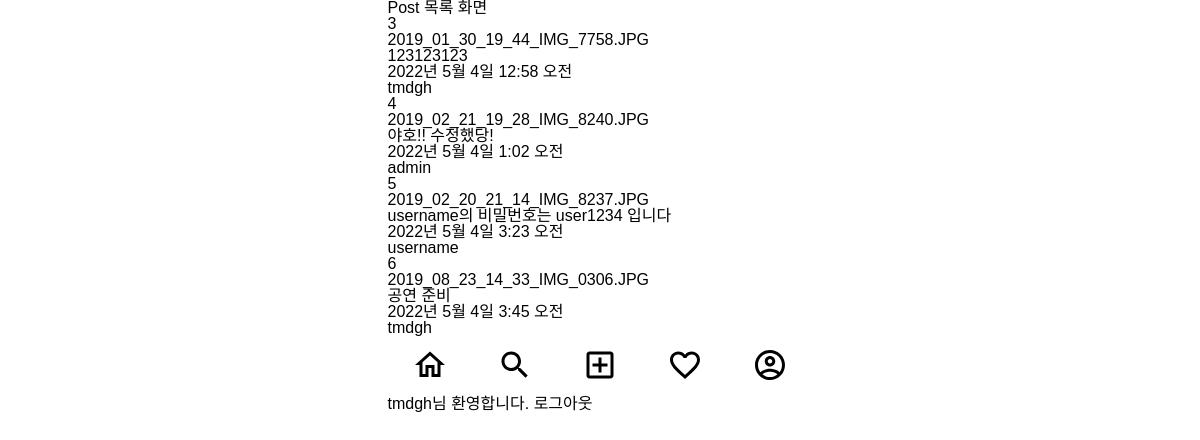
Page /posts/ (signed in) on the committed database.
### posts/models.py (models this page shows)
class Post(models.Model) :
    image = models.ImageField(verbose_name='이미지', null=True, blank=True)
    content = models.TextField(verbose_name= '내용')
    created_at = models.DateTimeField(verbose_name= '작성일', auto_now_add=True)
    view_count = models.IntegerField(verbose_name= '조회수', default=0)
    writer = models.ForeignKey(to=User, on_delete=models.CASCADE, null=True, blank=True)

### users/models.py (models this page shows)
class User(AbstractUser):
    phone = models.CharField(verbose_name='전화번호',max_length=11)
    object = UserManager() #유저와 유저매니저를 연결시켜준다, 클래스만 만들어놓으면 전혀 다른애가 되기 때문이다.

### posts/views.py (the view)
# urls.py: path('',post_list_view, name='post-list'),
def post_list_view(request) :
    post_list = Post.objects.all() #Post 전체 데이터 조회
    context = {
        'post_list': post_list,
    }
    return render(request, 'posts/post_list.html',context)

### templates/posts/post_list.html (shortened to what this page needs)
{% extends 'base.html' %}
{% block content %}
<h1>Post 목록 화면</h1>
{% for post in post_list %}
    <div>
        {{post.id}}<br/>
        {{post.image}}<br/>
        {{post.content}}<br/>
        {{post.created_at}}<br/>
        {{post.writer}}<br/>
    </div>
{% endfor %}
{% endblock %}

### templates/base.html (shortened to what this page needs)
{% load static %}
<!DOCTYPE html>
<html lang="ko">
<head>
    <link rel="stylesheet" href="{% static 'css/reset.css' %}">
    <link rel="stylesheet" href="{% static 'css/index.css' %}">
</head>
<body class="container">
    <div>
        {% block content %}
        {% endblock %}
    </div>
    <div>
        <nav>
            <ul class="bottom-menu-group">
                <li>
                    <a href="{% url 'index' %}">
                        <img src="{% static 'icons/home_outlined_black_36dp.svg' %}" alt="홈">
                    </a>
                </li>
                <li>
                    <img src="{% static 'icons/search_outlined_black_36dp.svg' %}" alt="검색"/>
                </li>
                <li>
                    <a href="{% url 'posts:post-create' %}">
                        <img src="{% static 'icons/add_box_outlined_black_36dp.svg' %}" alt="글쓰기"/>
                    </a>
                </li>
                <li>
                    <img src="{% static 'icons/favorite_outlined_black_36dp.svg' %}" alt="좋아요"/>
                </li>
                <li>
                    <img src="{% static 'icons/account_circle_outlined_black_36dp.svg' %}" alt="프로필"/>
                </li>
            </ul>
        </nav>
    </div>
    {% if request.user.is_authenticated %}
        <div>
            {{ user.username }}님 환영합니다.
            <a href="{% url 'accounts:logout' %}">로그아웃</a>
        </div>
    {% else %}
        <div>
            로그인 부탁드립니다.
            <a href="{% url 'accounts:login' %}">로그인</a>
            <a href="{% url 'accounts:signup' %}">회원가입</a>
        </div>
    {% endif %}
</body>
</html>

### static/css/index.css (style rules this page uses)
.container { display: flex; flex-direction: column; max-width: 425px; }
body { font-family: 'Noto Sans KR', sans-serif; margin: 0 auto 60px auto; }
.bottom-menu-group { display: flex; height: 60px; align-items: center; justify-content: space-around; background-color: #FFFFFF; }

### rows in the picture
Post: id "3", image "2019_01_30_19_44_IMG_7758.JPG", content "123123123", created_at "2022년 5월 4일 12:58 오전", writer "tmdgh"
Post: id "4", image "2019_02_21_19_28_IMG_8240.JPG", content "야호!! 수정했당!", created_at "2022년 5월 4일 1:02 오전", writer "admin"
Post: id "5", image "2019_02_20_21_14_IMG_8237.JPG", content "username의 비밀번호는 user1234 입니다", created_at "2022년 5월 4일 3:23 오전", writer "username"
Post: id "6", image "2019_08_23_14_33_IMG_0306.JPG", content "공연 준비", created_at "2022년 5월 4일 3:45 오전", writer "tmdgh"
User: username "tmdgh"
